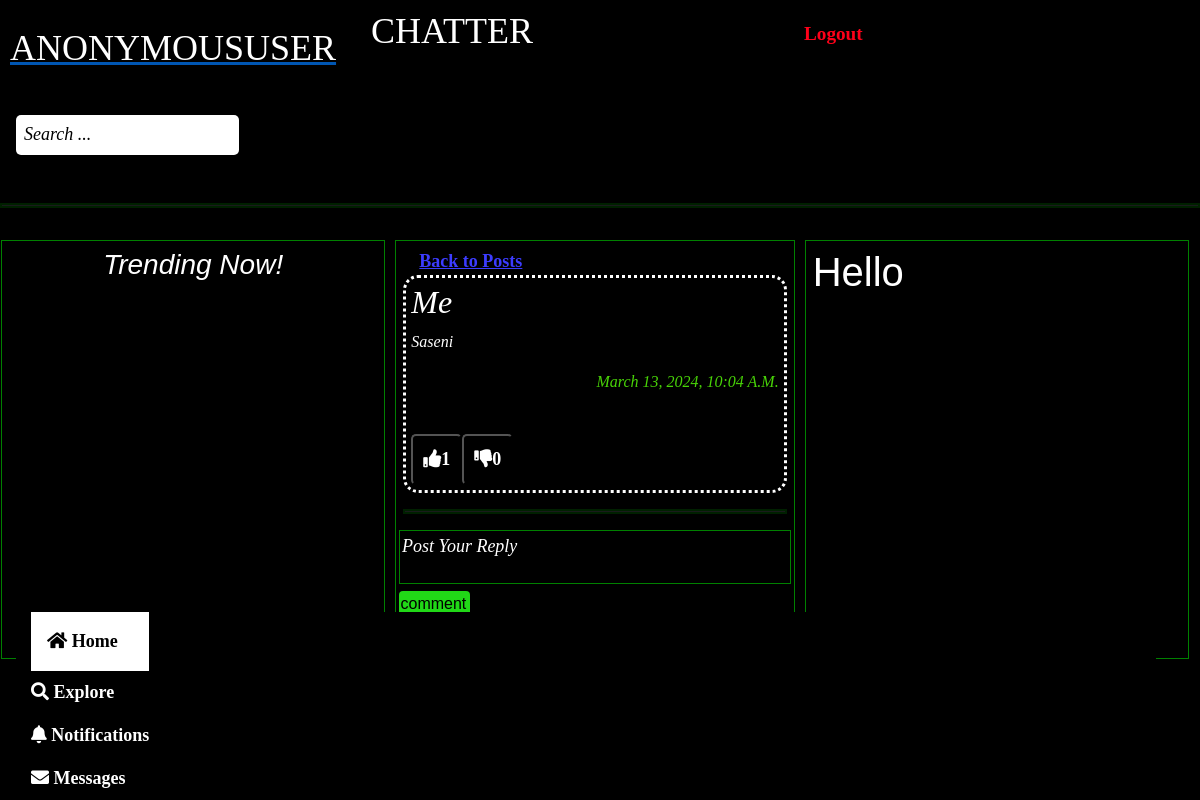
The page /home/post/11/ on the database its author committed.
### chatter/models.py (models this page shows)
class Post(models.Model):
    body= models.TextField()
    created_at= models.DateTimeField(default=timezone.now, editable=False)
    author= models.ForeignKey(Account, on_delete=models.CASCADE)
    likes= models.ManyToManyField(Account, blank=True, related_name='likes')
    dislikes= models.ManyToManyField(Account, blank=True, related_name='dislikes')
    class Meta:
        verbose_name= 'Post'
        verbose_name_plural= 'Posts'

class Account(AbstractUser):
    groups= models.ManyToManyField(Group, related_name='accounts_set',blank=True)
    user_permissions= models.ManyToManyField(Permission, related_name='accounts_set', blank=True)
    def __str__(self):
        return self.username
    class Meta:
        verbose_name= 'Account'
        verbose_name_plural= 'Accounts'

### chatter/views.py (the view)
# urls.py: path('home/post/<int:pk>/', views.postcomments, name= 'postdetail'),
def postcomments(request,pk):
    post= Post.objects.get(pk=pk)
    comments = Comment.objects.filter(post=post)
    if request.method == 'POST':
        form = CommentForm(request.POST)
        if form.is_valid():
            comment= form.save(commit=False)
            comment.author=request.user
            comment.post= post
            comment.save()
    else:
        form=CommentForm()
    return render(request, 'comments.html', {'post':post, 'form':form, 'comments':comments})

### chatter/forms.py
class CommentForm(forms.ModelForm):
    comment= forms.CharField(
        required=False,
        widget=forms.Textarea(attrs={'rows': 2,'placeholder': 'Post Your Reply'}))
    class Meta:
        model = Comment
        fields= ['comment']

### chatter/templates/comments.html (shortened to what this page needs)
{% extends 'home.html' %}
{% load static %}
{% block comment %}
<div class="col-md-4">
    <div class="comm">
        <a href="{% url 'home' %}" class="back">Back to Posts</a>
    </div>
    <div class="posts">
        <div class="card5">
        <h2>{{ post.author }}
        </h2>
        <p>{{ post.body }}</p>
        <p id='createdat'>{{ post.created_at }}</p>  <br>
        <div class="likes d-flex flex-row">
            <form action="{% url 'likes' post.pk%}" method="post">
                <button class="like-btn" type="submit">
                    <i class="fas fa-thumbs-up">{{ post.likes.all.count }}</i>
                </button>
            </form>
            <form action="{% url 'dislikes' post.pk %}" method="post">
                <button class="dislike-btn" type="submit">
                    <i class="fas fa-thumbs-down">{{ post.dislikes.all.count }}</i>
                </button>
            </form>
        </div>
        </div>
    </div>
    <hr>
    <div class="chatbox">
        <form action="" method="post" novalidate>
            {{ form.comment }}
            <button class="btn">comment</button>
        </form>
        <br>
    </div>
    <div class="comments">
        <h3>Replys</h3>
    </div>
</div>
{% endblock %}

### static/css/home.css (style rules this page uses)
body { background-color: #000000 !important; padding-bottom: 60px; }
.col-md-4 { flex: 1; border: 1px solid green; padding: 7px; margin-right: 10px; box-sizing: border-box; }
a { color: white; text-decoration: none; font-family:Georgia, 'Times New Roman', Times, serif; font-size: large; font-weight: bolder; padding: 1rem; }
.chatbox { align-items: center; justify-content: center; display: flex; }
textarea { background-color: black; color: white; resize: none; border: 1px solid green; }
::placeholder { color: white; font-size: large; font-style:italic; font-family: Cambria, Cochin, Georgia, Times, 'Times New Roman', serif; }
button { background-color: green; color: white; padding: 10px 10px; border-radius: 5px; font-size: large; }
hr { border: 2.9px solid green; }
.posts { background-color: rgb(0, 0, 0); color: white; align-items: center; }
.card4, .card5, .card6 h2 { margin: 0; padding: 0; }
.card4, .card5, .card6 p { margin: 0; padding: 0; margin-bottom: 10px; text-transform: capitalize; }
#createdat { color: rgb(72, 211, 7); display: flex; justify-content: end; }
.back { color: rgb(60, 60, 255); text-decoration: underline; }
.card5 { border-style: dotted; background-color: rgb(0, 0, 0); margin: auto; padding: 5px; border-radius: 15px; font-family: Cambria, Cochin, Georgia, Times, 'Times New Roman', serif; font-style: oblique; }
.chatbox .btn { background-color: rgb(33, 216, 23); color: black; margin: 0; padding: 0.5px; padding-right: 3px ; }
h3 { color: white; text-align: center; font-style: oblique; margin: 0; padding: 0; }
.likes button { background-color: #000000; }

### rows shown on the page
Post: author "Me", body "Saseni", created_at "March 13, 2024, 10:04 A.m.", likes.all.count "1", dislikes.all.count "0"

### other values the page prints
{{ request.user }} "ANONYMOUSUSER"
